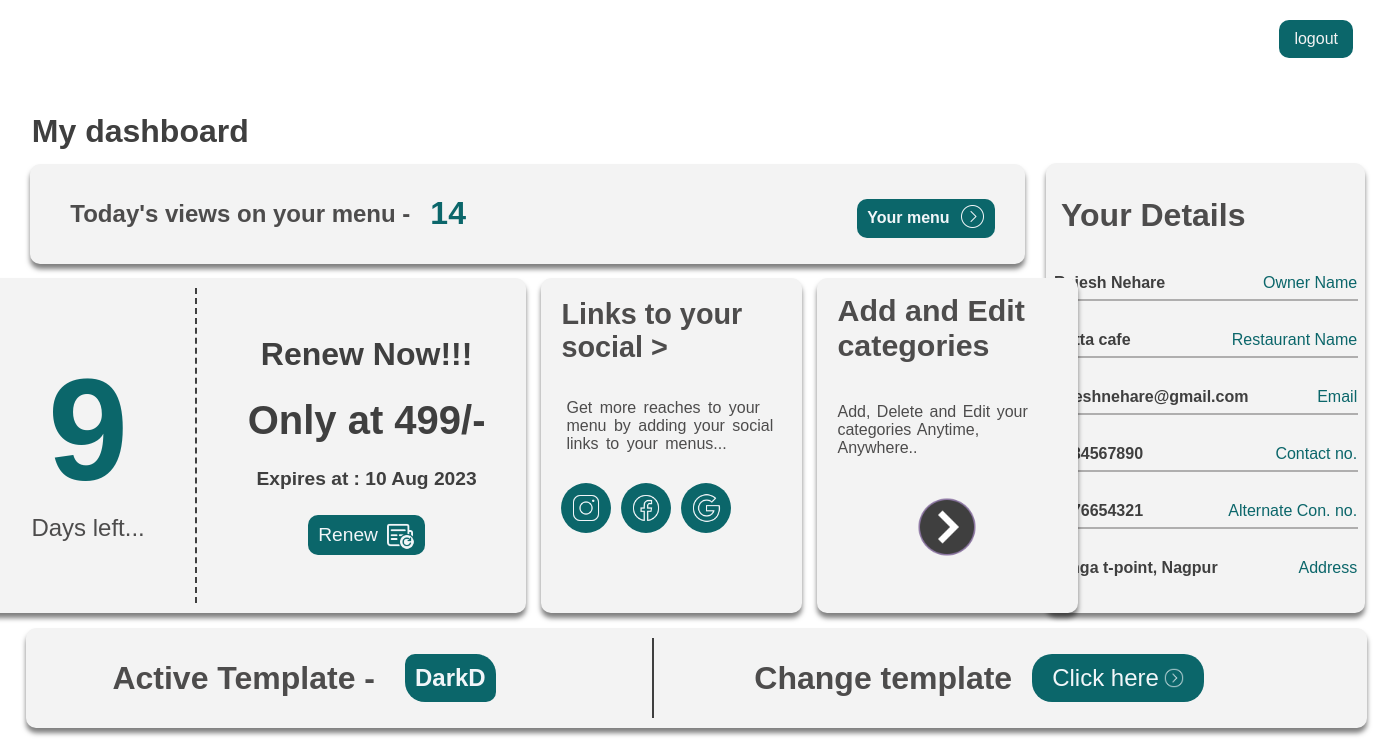
The page /client/psudoPanel/ (signed in) on the database as committed earlier.
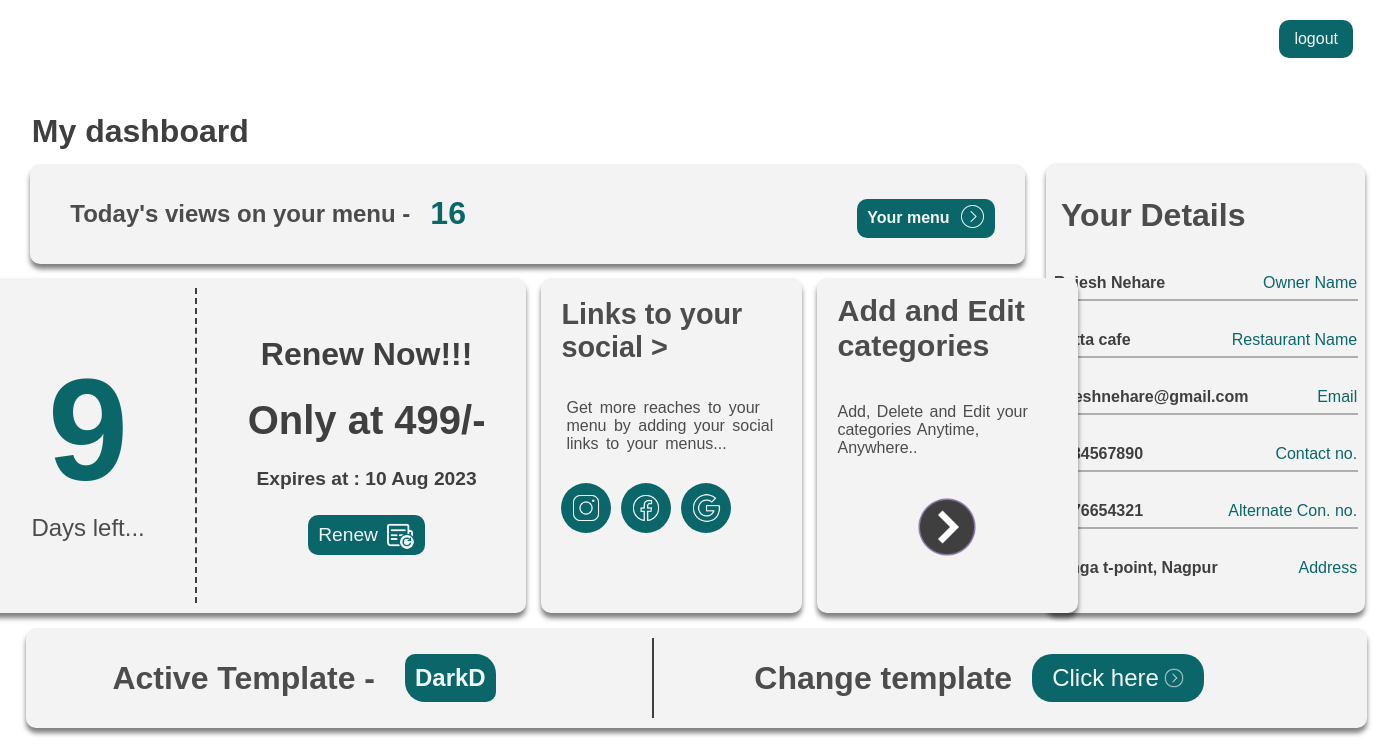
The same page on the database as committed later.
### client/models.py (models this page shows, shortened)
class DailyVisitors(models.Model):
    Daily_visitors = models.IntegerField(default=0, null=True, blank=True)
    date = models.DateField(default= timezone.now(), blank=True, null=True)
    menu = models.OneToOneField(Menu, on_delete=models.CASCADE)

### client/views.py (the view)
# urls.py: path('psudoPanel/', views.psudoPanel, name='psudoPanel'),
@login_required
@menu_creation
def psudoPanel(request):
    menu = Menu.objects.get(user = request.user)
    dailyVisitors = DailyVisitors.objects.get(menu = menu)
    data = {
        'menu' : menu,
        'dailyVisitors': dailyVisitors
    }
    return render(request, 'client/psudoPanel.html', data)

### client/views.py (called while the page is built)
def menu_creation(view_func, verification_url="/client/getstarted/"):
    @functools.wraps(view_func)
    def wrapper(request, *args, **kwargs):
        if Menu.objects.filter(user=request.user).exists():
            return view_func(request, *args, **kwargs)
        messages.info(request, "create menu first")
        print("create menu first")
        return redirect(verification_url)
    return wrapper

### templates/client/psudoPanel.html (shortened to what this page needs)
{% load static %}
<!DOCTYPE html>
<html lang="en">
<head>
    <link rel="stylesheet" href="{% static 'css/dashboard.css' %}">
</head>
<body>
    <a id="logout" href="/client/logout">logout</a>
    <div class="containerH">
        <div class="dash-top">
            <div class="cont-heading">
                <h3> My dashboard</h3>
            </div>
        </div>
        <div class="dash-content">
            <div class="content-upper" style="display: flex;">
                <div class="content-left">
                    <div id="views">
                        <div class="view-left">
                            <p class="viewsp-des">Today's views on your menu -</p>
                            {% if dailyVisitors %}
                            <h1 class="view-count"> {{dailyVisitors.Daily_visitors}} </h1>
                            {% endif %}
                        </div>
                        <div class="view-right">
                            <a href="http://127.0.0.1:8000/{{menu.menu_link}}" target="_blank">Your menu <span> <img
                                        src="{% static 'img/arrow-icon.png' %}" alt=""></span></a>
                        </div>
                    </div>
                    <div class="left-mid">
                        <div class="days-left-cont">
                            <div class="left">
                                <h1> 9</h1>
                                <p>Days left...</p>
                            </div>
                            <div class="right">
                                <h3>Renew Now!!!</h3>
                                <h4> Only at 499/- </h4>
                                <h5> Expires at : 10 Aug 2023</h5>
                                <a href=""> Renew <img src="{% static 'img/renew.png' %}" alt=""></a>
                            </div>
                        </div>
                        <div class="mid-sub">
                            <div class="add-social-cont">
                                <h4>Links to your social ></h4>
                                <p> Get more reaches to your menu by adding your social links to your menus...</p>
                                <div class="social">
                                    <div class="social-icon">
                                        <img src="{% static 'img/instagram-icon.png' %}" alt="">
                                    </div>
                                    <div class="social-icon">
                                        <img src="{% static 'img/facebook-icon.png' %}" alt="">
                                    </div>
                                    <div class="social-icon">
                                        <img src="{% static 'img/google-icon.png' %}" alt="">
                                    </div>
                                </div>
                            </div>
                            <div class="add-category-cont">
                                <h1> Add and Edit categories </h1>
                                <p>Add, Delete and Edit your categories Anytime, Anywhere..</p>
                                <a href="/client/category/"><img src="{% static 'img/nextpage-icon.png' %}" alt=""></a>
                            </div>
                        </div>
                    </div>
                </div>
                <div class="content-right">
                    <div class="profile-cont">
                        <div class="profile-top">
                            <h1>Your Details</h1>
                        </div>
                        <div class="res-info">
                            <h4>Rajesh Nehare</h4>
                            <p>Owner Name</p>
                        </div>
                        <hr style="margin:0px 0px; width: 95%; border: 1px solid  #afaeae;">
                        <div class="res-info">
                            <h4>Katta cafe</h4>
                            <p>Restaurant Name</p>
                        </div>
                        <hr style="margin:0px 0px; width: 95%; border: 1px solid  #afaeae ;">
                        <div class="res-info">
                            <h4>rejeshnehare@gmail.com</h4>
                            <p>Email</p>
                        </div>
                        <hr style="margin:0px 0px; width: 95%; border: 1px solid  #afaeae ;">
                        <div class="res-info">
                            <h4>1234567890</h4>
                            <p>Contact no.</p>
                        </div>
                        <hr style="margin:0px 0px; width: 95%; border: 1px solid  #afaeae ;">
                        <div class="res-info">
                            <h4>8976654321</h4>
                            <p>Alternate Con. no.</p>
                        </div>
                        <hr style="margin:0px 0px; width: 95%; border: 1px solid  #afaeae ;">
                        <div class="res-info">
                            <h4>Hinga t-point, Nagpur</h4>
                            <p>Address</p>
                        </div>
                    </div>
                </div>
            </div>
        </div>
        <div class="content-bottom">
            <div class="active-template-cont">
                <div class="left">
                    <p>Active Template -</p>
                    <h1>DarkD</h1>
                </div>
                <div class="right">
                    <p>Change template</p>
                    <button>Click here<img src="{% static 'img/arrow-icon.png' %}" alt=""></button>
                </div>
            </div>
        </div>
    </div>
</body>
</html>

Rows that differ between the two databases and show on the page:
changed DailyVisitors: Daily_visitors "14" → "16"
